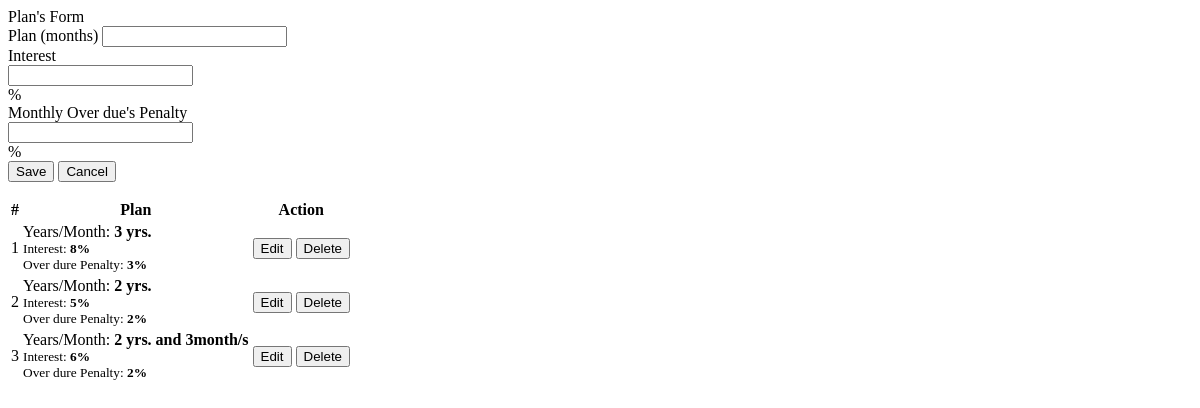
Before: /plan.php with the older database file.
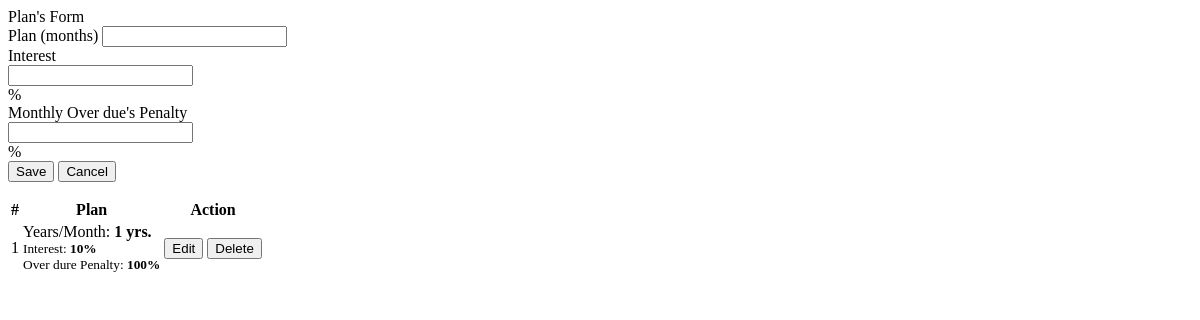
After: the same page with the newer database file.
### tables this page shows
CREATE TABLE `loan_plan` (
  `id` int(30) NOT NULL,
  `months` int(11) NOT NULL,
  `interest_percentage` float NOT NULL,
  `penalty_rate` int(11) NOT NULL
);

### plan.php (the view, shortened to what this page needs)
<?php include('db_connect.php');?>
<div class="container-fluid">
	<div class="col-lg-12">
		<div class="row">
			<div class="col-md-4">
			<form action="" id="manage-plan">
				<div class="card">
					<div class="card-header">
						   Plan's Form
				  	</div>
					<div class="card-body">
							<div class="form-group">
								<label class="control-label">Plan (months)</label>
								<input type="number" name="months" id="" class="form-control text-right">
							</div>
							<div class="form-group">
								<label class="control-label">Interest</label>
								<div class="input-group">
								  <input type="number" step="any" min="0" max="100" class="form-control text-right" name="interest_percentage" aria-label="Interest">
								  <div class="input-group-append">
								    <span class="input-group-text">%</span>
								  </div>
								</div>
							</div>
							<div class="form-group">
								<label class="control-label">Monthly Over due's Penalty</label>
								<div class="input-group">
								  <input type="number" step="any" min="0" max="100" class="form-control text-right" aria-label="Penalty percentage" name="penalty_rate">
								  <div class="input-group-append">
								    <span class="input-group-text">%</span>
								  </div>
								</div>
							</div>
					</div>
					<div class="card-footer">
						<div class="row">
							<div class="col-md-12">
								<button class="btn btn-sm btn-primary col-sm-3 offset-md-3"> Save</button>
								<button class="btn btn-sm btn-default col-sm-3" type="button" onclick="_reset()"> Cancel</button>
							</div>
						</div>
					</div>
				</div>
			</form>
			</div>
			<div class="col-md-8">
				<div class="card">
					<div class="card-body">
						<table class="table table-bordered table-hover">
							<thead>
								<tr>
									<th class="text-center">#</th>
									<th class="text-center">Plan</th>
									<th class="text-center">Action</th>
								</tr>
							</thead>
							<tbody>
								<?php
								$i = 1;
								$plan = $conn->query("SELECT * FROM loan_plan order by id asc");
								while($row=$plan->fetch_assoc()):
									$months = $row['months'];
									$months = $months / 12;
									if($months < 1){
										$months = $row['months']. " months";
									}else{
										$m = explode(".", $months);
										$months = $m[0] . " yrs.";
										if(isset($m[1])){
											$months .= " and ".number_format(12 * ($m[1] /100 ),0)."month/s";
										}
									}
								?>
								<tr>
									<td class="text-center"><?php echo $i++ ?></td>
									<td class="">
										 <p>Years/Month: <b><?php echo $months ?></b></p>
										 <p><small>Interest: <b><?php echo $row['interest_percentage']."%" ?></b></small></p>
										 <p><small>Over dure Penalty: <b><?php echo $row['penalty_rate']."%" ?></b></small></p>
									</td>
									<td class="text-center">
										<button class="btn btn-sm btn-primary edit_plan" type="button" data-id="<?php echo $row['id'] ?>" data-months="<?php echo $row['months'] ?>" data-interest_percentage="<?php echo $row['interest_percentage'] ?>" >Edit</button>
										<button class="btn btn-sm btn-danger delete_plan" type="button" data-id="<?php echo $row['id'] ?>">Delete</button>
									</td>
								</tr>
								<?php endwhile; ?>
							</tbody>
						</table>
					</div>
				</div>
			</div>
		</div>
	</div>
</div>

Changed rows visible on the page:
removed loan_plan: months "2 yrs.", interest_percentage "5", penalty_rate "2"
removed loan_plan: months "2 yrs. and 3month/s", interest_percentage "6", penalty_rate "2"
changed loan_plan: months "3 yrs." → "1 yrs."; interest_percentage "8" → "10"; penalty_rate "3" → "100"
